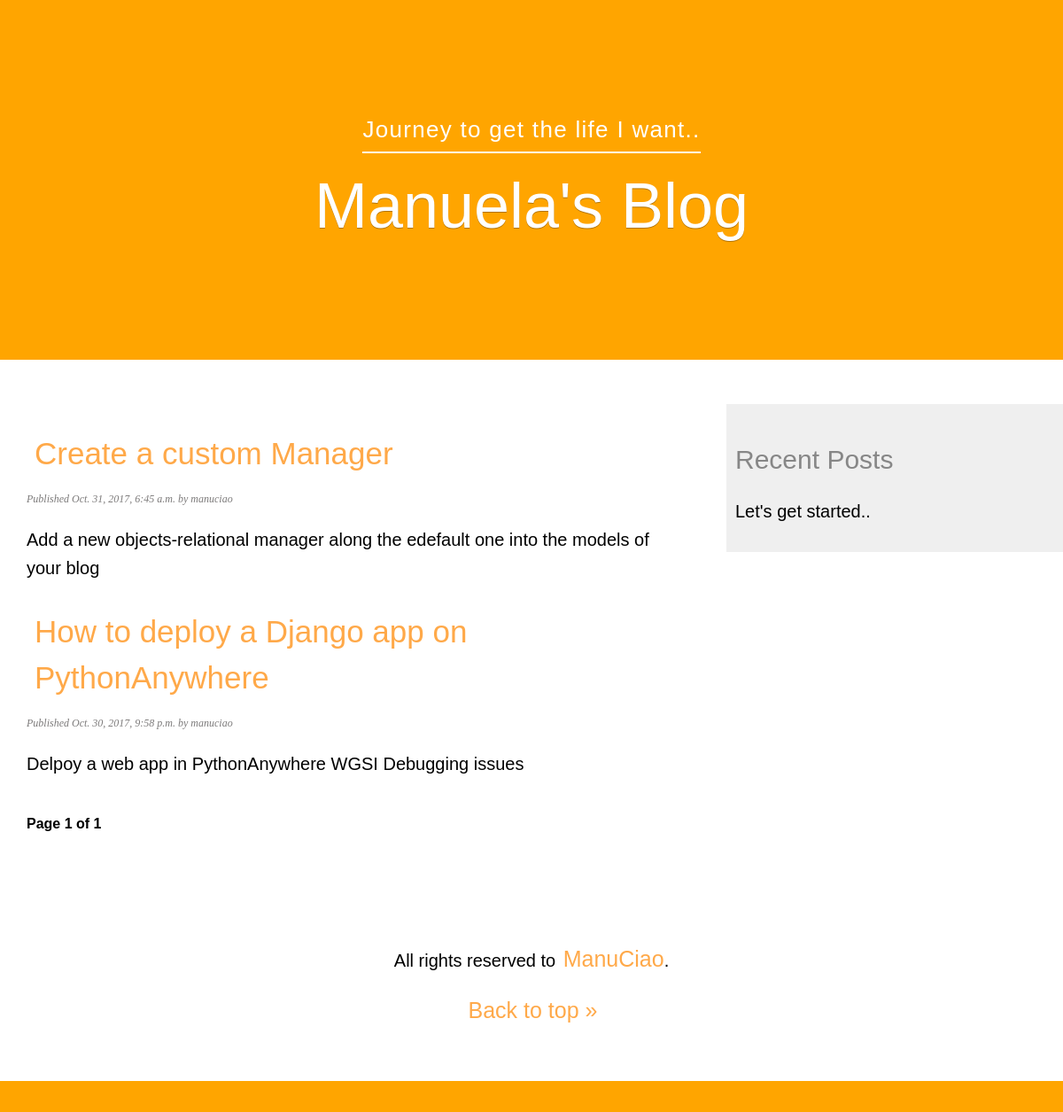
The page /blog/ on the database as committed earlier.
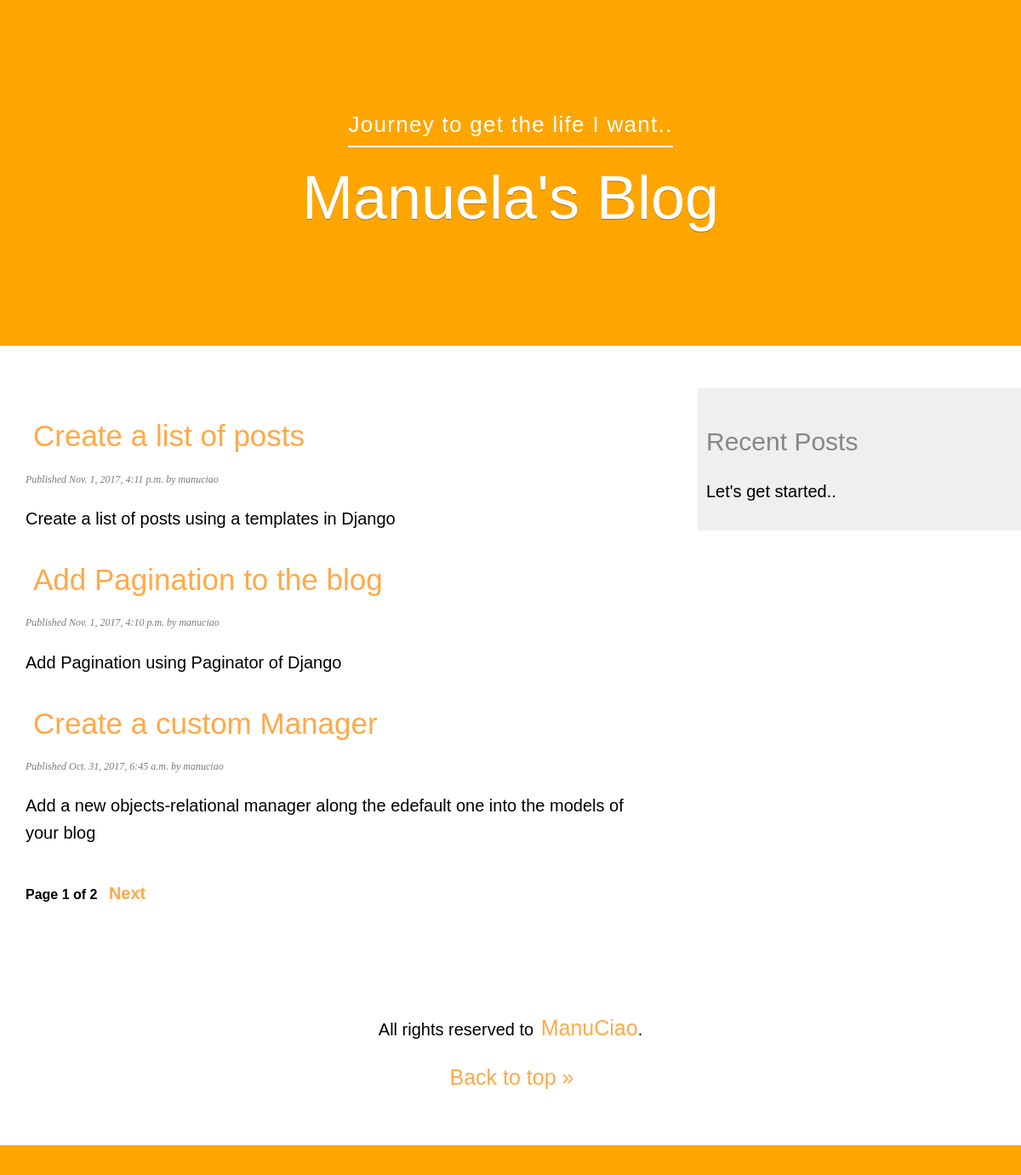
The same page on the database as committed later.
### blog/models.py (models this page shows, shortened)
class Post(models.Model):
    STATUS_CHOICES = (
        ('draft', 'Draft'),
        ('published', 'Published'),
    )
    title = models.CharField(max_length=250)
    slug = models.SlugField(max_length=250,
                            unique_for_date='publish')
    author = models.ForeignKey(User,
                               related_name='blog_posts')
    body = models.TextField()
    publish = models.DateTimeField(default=timezone.now)
    created = models.DateTimeField(auto_now_add=True)
    updated = models.DateTimeField(auto_now=True)
    status = models.CharField(max_length=10,
                              choices=STATUS_CHOICES,
                              default='draft')
    objects = models.Manager() # the default Manager
    published = PublishedManager() # the custom manager
    def get_absolute_url(self):
        return reverse('blog:post_detail',
                       args=[self.publish.year,
                             self.publish.strftime('%m'),
                             self.publish.strftime('%d'),
                             self.slug])
    class Meta:
        ordering = ('-publish',)  #"-publish" descending order

### blog/views.py (the view)
class PostListView(ListView):
    queryset = Post.published.all()
    context_object_name = 'posts'
    paginate_by = 3
    template_name = 'blog/post/list.html'

### blog/templates/blog/post/list.html (shortened to what this page needs)
{% extends "blog/base.html" %}
{% block content %}
   {% for post in posts %}
      <h2>
        <a href="{{ post.get_absolute_url }}">
          {{ post.title }}
        </a>
      </h2>
      <p class="date">
        Published {{ post.publish }} by {{ post.author }}
      </p>
      {{ post.body|truncatewords:30|linebreaks }}
    {% endfor %}
    {% include "pagination.html" with page=page_obj %}
{% endblock %}

### blog/templates/blog/base.html (shortened to what this page needs)
{% load staticfiles %}
<!DOCTYPE html>
<html>
  <head>
    <link href="{% static "css/blog.css" %}" rel="stylesheet">
  </head>
  <body>
    <header id="top">
      <span>Journey to get the life I want..</span>
      <h1>Manuela's Blog</h1>
    </header>
    <div id="content">
      {% block content %}
      {% endblock %}
    </div>
    <div id="sidebar">
      <h2>Recent Posts</h2>
        <p>Let's get started..</p>
    </div>
    <footer id="main-footer">
      <p>All rights reserved to <a href="#">ManuCiao</a>.</p>
      <a href="#top">Back to top &raquo;</a>
    </footer>
  </body>
</html>

### blog/templates/pagination.html (shortened to what this page needs)
<div class="pagination">
  <span class="step-links">
    <span class="current">
      Page {{ page.number }} of {{ page.paginator.num_pages }}
    </span>
      {% if page.has_next %}
        <a href="?page={{ page.next_page_number }}">Next</a>
      {% endif %}
  </span>
</div>

### blog/static/css/blog.css (style rules this page uses)
body { font-family: Helvetica, sans-serif; line-height: 1.5; color: #878787; margin:0; padding:0; }
header { padding-top: 120px; padding-bottom: 90px; margin-bottom: 50px; background-color: orange; text-align: center; }
header span { color: white; border-bottom: 2px solid; font-size: 26px; letter-spacing: 1.3px; line-height: 2; padding-bottom: 10px; font-weight: lighter; }
a:link { text-decoration: none; font-size: 35px; color: #FFA949; padding: 0 9px 3px 9px; display: inline-block; }
h1 { font-size:72px; font-weight: normal; margin-top: 24px; line-height: 1; text-shadow: 0 1px 0 rgba(0,0,0,.3); color: white; }
h2 { font-size: 30px; font-weight:normal; margin:30px 0 0; }
p { color: initial; line-height: 1.6; font-size: 20px; }
.step-links a:link { text-decoration: none; font-size: 20px; padding: 0 9px 3px 9px; display: inline-block; }
#content { float:left; width:60%; padding:0 0 0 30px; color: orange; }
#sidebar { float:right; width:30%; padding:10px; background:#efefef; height:100%; }
p.date { color: #7d7b7b; font-family: georgia, serif; font-size: 12px; font-style: italic; }
.pagination { margin:40px 0; font-weight:bold; color: black; }
#main-footer { clear: both; text-align: center; padding-top: 60px; padding-bottom: 60px; border-bottom: solid 35px orange; }
#main-footer a:link { text-decoration: none; font-size: 25px; color: #FFA949; padding: 0 0 0 3px; }

Rows that differ between the two databases and show on the page:
no longer on this page (row unchanged): Post: title "How to deploy a Django app on PythonAnywhere", publish "Oct. 30, 2017, 9:58 p.m.", author "manuciao", body "Delpoy a web app in PythonAnywhere WGSI Debugging issues"
added Post: title "Create a list of posts", publish "Nov. 1, 2017, 4:11 p.m.", author "manuciao", body "Create a list of posts using a templates in Django"
added Post: title "Add Pagination to the blog", publish "Nov. 1, 2017, 4:10 p.m.", author "manuciao", body "Add Pagination using Paginator of Django"
Other text that changed with them:
{{ page.paginator.num_pages }}: "1" → "2"
text now shown: "Next"
